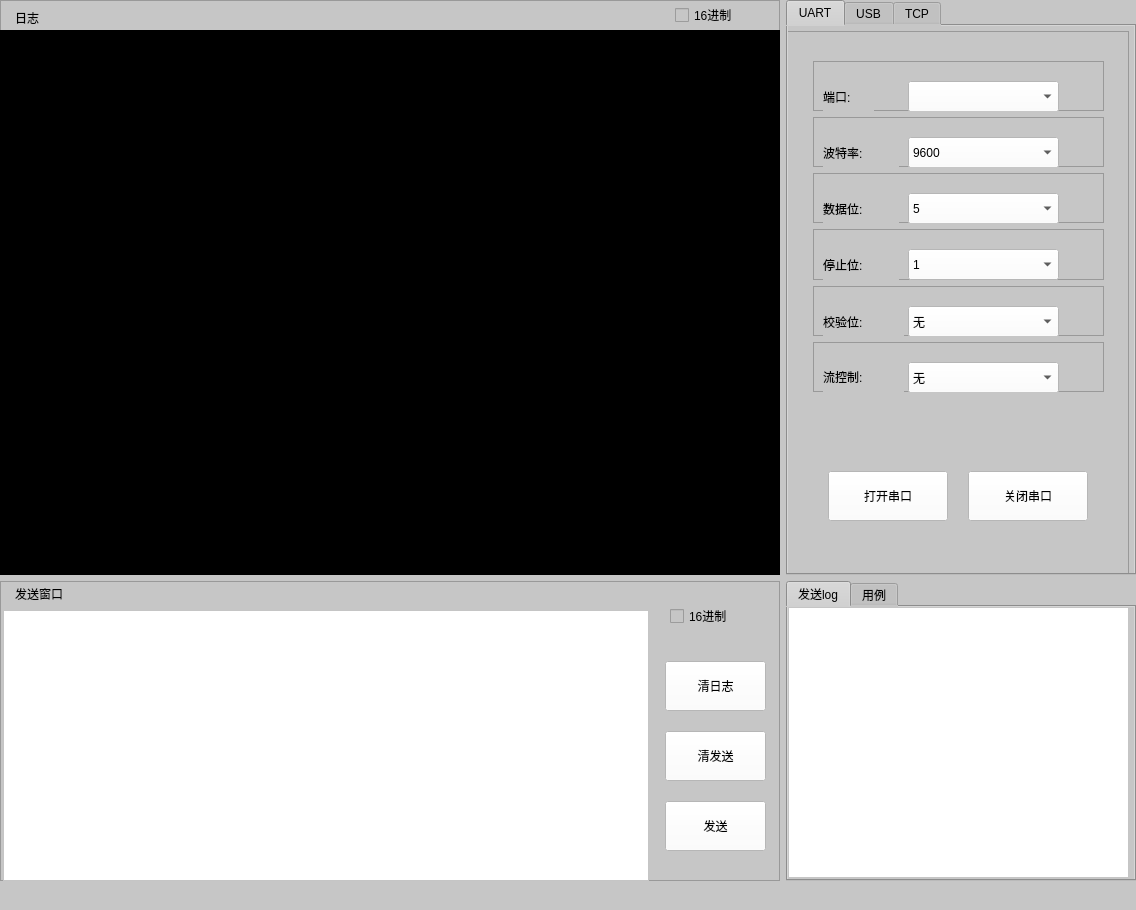
<?xml version="1.0" encoding="UTF-8"?>
<ui version="4.0">
 <class>MainWindow</class>
 <widget class="QMainWindow" name="MainWindow">
  <property name="geometry">
   <rect>
    <x>0</x>
    <y>0</y>
    <width>1136</width>
    <height>910</height>
   </rect>
  </property>
  <property name="windowTitle">
   <string>TEST Tools</string>
  </property>
  <property name="styleSheet">
   <string notr="true">background-color:  rgb(255, 255, 255);</string>
  </property>
  <widget class="QWidget" name="centralwidget">
   <property name="styleSheet">
    <string notr="true">background-color: rgb(198, 198, 198);</string>
   </property>
   <widget class="QWidget" name="gridLayoutWidget">
    <property name="geometry">
     <rect>
      <x>0</x>
      <y>0</y>
      <width>1136</width>
      <height>881</height>
     </rect>
    </property>
    <layout class="QGridLayout" name="gridLayout">
     <item row="0" column="1">
      <widget class="QTabWidget" name="tabWidget_jiekou">
       <property name="maximumSize">
        <size>
         <width>350</width>
         <height>16777215</height>
        </size>
       </property>
       <property name="styleSheet">
        <string notr="true"/>
       </property>
       <property name="currentIndex">
        <number>0</number>
       </property>
       <widget class="QWidget" name="uart">
        <property name="toolTip">
         <string/>
        </property>
        <property name="accessibleName">
         <string/>
        </property>
        <attribute name="title">
         <string notr="true">UART</string>
        </attribute>
        <widget class="QFrame" name="frame_jiekou">
         <property name="geometry">
          <rect>
           <x>-5</x>
           <y>5</y>
           <width>346</width>
           <height>546</height>
          </rect>
         </property>
         <property name="styleSheet">
          <string notr="true">QComboBox{
	background-color: rgb(255, 255, 255);
}</string>
         </property>
         <property name="frameShape">
          <enum>QFrame::StyledPanel</enum>
         </property>
         <property name="frameShadow">
          <enum>QFrame::Raised</enum>
         </property>
         <widget class="QWidget" name="gridLayoutWidget_2">
          <property name="geometry">
           <rect>
            <x>30</x>
            <y>30</y>
            <width>291</width>
            <height>331</height>
           </rect>
          </property>
          <layout class="QGridLayout" name="gridLayout_jiekou">
           <item row="1" column="0">
            <widget class="QFrame" name="frame_10">
             <property name="frameShape">
              <enum>QFrame::StyledPanel</enum>
             </property>
             <property name="frameShadow">
              <enum>QFrame::Raised</enum>
             </property>
             <widget class="QLabel" name="label_9">
              <property name="geometry">
               <rect>
                <x>10</x>
                <y>20</y>
                <width>76</width>
                <height>31</height>
               </rect>
              </property>
              <property name="styleSheet">
               <string notr="true">font: 12pt &quot;Agency FB&quot;;</string>
              </property>
              <property name="text">
               <string notr="true">波特率:</string>
              </property>
             </widget>
             <widget class="QComboBox" name="comboBox_bt">
              <property name="geometry">
               <rect>
                <x>95</x>
                <y>20</y>
                <width>151</width>
                <height>31</height>
               </rect>
              </property>
              <item>
               <property name="text">
                <string>9600</string>
               </property>
              </item>
              <item>
               <property name="text">
                <string>112500</string>
               </property>
              </item>
             </widget>
            </widget>
           </item>
           <item row="4" column="0">
            <widget class="QFrame" name="frame_13">
             <property name="frameShape">
              <enum>QFrame::StyledPanel</enum>
             </property>
             <property name="frameShadow">
              <enum>QFrame::Raised</enum>
             </property>
             <widget class="QLabel" name="label_12">
              <property name="geometry">
               <rect>
                <x>10</x>
                <y>20</y>
                <width>81</width>
                <height>31</height>
               </rect>
              </property>
              <property name="styleSheet">
               <string notr="true">font: 12pt &quot;Agency FB&quot;;</string>
              </property>
              <property name="text">
               <string notr="true">校验位:</string>
              </property>
              <property name="textFormat">
               <enum>Qt::PlainText</enum>
              </property>
             </widget>
             <widget class="QComboBox" name="comboBox_jy">
              <property name="geometry">
               <rect>
                <x>95</x>
                <y>20</y>
                <width>151</width>
                <height>31</height>
               </rect>
              </property>
              <item>
               <property name="text">
                <string>无</string>
               </property>
              </item>
              <item>
               <property name="text">
                <string>奇</string>
               </property>
              </item>
              <item>
               <property name="text">
                <string>偶</string>
               </property>
              </item>
             </widget>
            </widget>
           </item>
           <item row="3" column="0">
            <widget class="QFrame" name="frame_12">
             <property name="frameShape">
              <enum>QFrame::StyledPanel</enum>
             </property>
             <property name="frameShadow">
              <enum>QFrame::Raised</enum>
             </property>
             <widget class="QLabel" name="label_11">
              <property name="geometry">
               <rect>
                <x>10</x>
                <y>20</y>
                <width>76</width>
                <height>31</height>
               </rect>
              </property>
              <property name="styleSheet">
               <string notr="true">font: 12pt &quot;Agency FB&quot;;</string>
              </property>
              <property name="text">
               <string notr="true">停止位:</string>
              </property>
             </widget>
             <widget class="QComboBox" name="comboBox_tz">
              <property name="geometry">
               <rect>
                <x>95</x>
                <y>20</y>
                <width>151</width>
                <height>31</height>
               </rect>
              </property>
              <item>
               <property name="text">
                <string>1</string>
               </property>
              </item>
              <item>
               <property name="text">
                <string>2</string>
               </property>
              </item>
              <item>
               <property name="text">
                <string>无</string>
               </property>
              </item>
             </widget>
            </widget>
           </item>
           <item row="2" column="0">
            <widget class="QFrame" name="frame_11">
             <property name="frameShape">
              <enum>QFrame::StyledPanel</enum>
             </property>
             <property name="frameShadow">
              <enum>QFrame::Raised</enum>
             </property>
             <widget class="QLabel" name="label_10">
              <property name="geometry">
               <rect>
                <x>10</x>
                <y>20</y>
                <width>76</width>
                <height>31</height>
               </rect>
              </property>
              <property name="styleSheet">
               <string notr="true">font: 12pt &quot;Agency FB&quot;;</string>
              </property>
              <property name="text">
               <string notr="true">数据位:</string>
              </property>
             </widget>
             <widget class="QComboBox" name="comboBox_sj">
              <property name="geometry">
               <rect>
                <x>95</x>
                <y>20</y>
                <width>151</width>
                <height>31</height>
               </rect>
              </property>
              <item>
               <property name="text">
                <string>5</string>
               </property>
              </item>
              <item>
               <property name="text">
                <string>6</string>
               </property>
              </item>
              <item>
               <property name="text">
                <string>7</string>
               </property>
              </item>
              <item>
               <property name="text">
                <string>8</string>
               </property>
              </item>
             </widget>
            </widget>
           </item>
           <item row="0" column="0">
            <widget class="QFrame" name="frame_9">
             <property name="frameShape">
              <enum>QFrame::StyledPanel</enum>
             </property>
             <property name="frameShadow">
              <enum>QFrame::Raised</enum>
             </property>
             <widget class="QLabel" name="label_8">
              <property name="geometry">
               <rect>
                <x>10</x>
                <y>20</y>
                <width>51</width>
                <height>31</height>
               </rect>
              </property>
              <property name="styleSheet">
               <string notr="true">font: 12pt &quot;Agency FB&quot;;</string>
              </property>
              <property name="text">
               <string notr="true">端口:</string>
              </property>
             </widget>
             <widget class="QComboBox" name="comboBox_dk">
              <property name="geometry">
               <rect>
                <x>95</x>
                <y>20</y>
                <width>151</width>
                <height>31</height>
               </rect>
              </property>
             </widget>
            </widget>
           </item>
           <item row="5" column="0">
            <widget class="QFrame" name="frame_14">
             <property name="frameShape">
              <enum>QFrame::StyledPanel</enum>
             </property>
             <property name="frameShadow">
              <enum>QFrame::Raised</enum>
             </property>
             <widget class="QLabel" name="label_13">
              <property name="geometry">
               <rect>
                <x>10</x>
                <y>20</y>
                <width>81</width>
                <height>31</height>
               </rect>
              </property>
              <property name="styleSheet">
               <string notr="true">font: 12pt &quot;Agency FB&quot;;</string>
              </property>
              <property name="text">
               <string notr="true">&lt;html&gt;&lt;head/&gt;&lt;body&gt;&lt;p&gt;流控制:&lt;/p&gt;&lt;/body&gt;&lt;/html&gt;</string>
              </property>
             </widget>
             <widget class="QComboBox" name="comboBox_kz">
              <property name="geometry">
               <rect>
                <x>95</x>
                <y>20</y>
                <width>151</width>
                <height>31</height>
               </rect>
              </property>
              <item>
               <property name="text">
                <string>无</string>
               </property>
              </item>
              <item>
               <property name="text">
                <string>hard</string>
               </property>
              </item>
              <item>
               <property name="text">
                <string>soft</string>
               </property>
              </item>
             </widget>
            </widget>
           </item>
          </layout>
         </widget>
         <widget class="QPushButton" name="pushButton_uartconnect">
          <property name="geometry">
           <rect>
            <x>45</x>
            <y>440</y>
            <width>120</width>
            <height>50</height>
           </rect>
          </property>
          <property name="styleSheet">
           <string notr="true">background-color: rgb(255, 255, 255);</string>
          </property>
          <property name="text">
           <string notr="true">打开串口</string>
          </property>
         </widget>
         <widget class="QPushButton" name="pushButton_uartcut">
          <property name="geometry">
           <rect>
            <x>185</x>
            <y>440</y>
            <width>120</width>
            <height>50</height>
           </rect>
          </property>
          <property name="styleSheet">
           <string notr="true">background-color: rgb(255, 255, 255);</string>
          </property>
          <property name="text">
           <string notr="true">关闭串口</string>
          </property>
         </widget>
        </widget>
       </widget>
       <widget class="QWidget" name="usb">
        <attribute name="title">
         <string>USB</string>
        </attribute>
       </widget>
       <widget class="QWidget" name="tcp">
        <property name="whatsThis">
         <string>&lt;html&gt;&lt;head/&gt;&lt;body&gt;&lt;p&gt;&lt;br/&gt;&lt;/p&gt;&lt;/body&gt;&lt;/html&gt;</string>
        </property>
        <attribute name="title">
         <string notr="true">TCP</string>
        </attribute>
        <layout class="QHBoxLayout" name="horizontalLayout_2">
         <item>
          <widget class="QFrame" name="frame">
           <property name="styleSheet">
            <string notr="true">QpushButton{
	background-color: rgb(255, 255, 255);
}</string>
           </property>
           <property name="frameShape">
            <enum>QFrame::StyledPanel</enum>
           </property>
           <property name="frameShadow">
            <enum>QFrame::Raised</enum>
           </property>
           <widget class="QPushButton" name="pushButton_disconnect">
            <property name="geometry">
             <rect>
              <x>170</x>
              <y>405</y>
              <width>120</width>
              <height>45</height>
             </rect>
            </property>
            <property name="styleSheet">
             <string notr="true">background-color: rgb(255, 255, 255);</string>
            </property>
            <property name="text">
             <string>断开</string>
            </property>
           </widget>
           <widget class="QWidget" name="gridLayoutWidget_4">
            <property name="geometry">
             <rect>
              <x>10</x>
              <y>80</y>
              <width>306</width>
              <height>206</height>
             </rect>
            </property>
            <layout class="QGridLayout" name="gridLayout_jiekou_3">
             <item row="1" column="0">
              <widget class="QFrame" name="frame_18">
               <property name="frameShape">
                <enum>QFrame::StyledPanel</enum>
               </property>
               <property name="frameShadow">
                <enum>QFrame::Raised</enum>
               </property>
               <widget class="QLabel" name="label_17">
                <property name="geometry">
                 <rect>
                  <x>10</x>
                  <y>15</y>
                  <width>96</width>
                  <height>31</height>
                 </rect>
                </property>
                <property name="styleSheet">
                 <string notr="true">font: 10pt &quot;宋体&quot;;</string>
                </property>
                <property name="text">
                 <string notr="true">子网掩码:</string>
                </property>
               </widget>
               <widget class="QLineEdit" name="lineEdit_yanma_2">
                <property name="geometry">
                 <rect>
                  <x>115</x>
                  <y>11</y>
                  <width>176</width>
                  <height>36</height>
                 </rect>
                </property>
                <property name="styleSheet">
                 <string notr="true">background-color: rgb(255, 255, 255);</string>
                </property>
               </widget>
              </widget>
             </item>
             <item row="0" column="0">
              <widget class="QFrame" name="frame_19">
               <property name="frameShape">
                <enum>QFrame::StyledPanel</enum>
               </property>
               <property name="frameShadow">
                <enum>QFrame::Raised</enum>
               </property>
               <widget class="QLabel" name="label_18">
                <property name="geometry">
                 <rect>
                  <x>10</x>
                  <y>15</y>
                  <width>126</width>
                  <height>31</height>
                 </rect>
                </property>
                <property name="styleSheet">
                 <string notr="true">font: 10pt &quot;宋体&quot;;</string>
                </property>
                <property name="text">
                 <string notr="true">服务器地址:</string>
                </property>
               </widget>
               <widget class="QLineEdit" name="lineEdit_server_2">
                <property name="geometry">
                 <rect>
                  <x>115</x>
                  <y>15</y>
                  <width>176</width>
                  <height>36</height>
                 </rect>
                </property>
                <property name="styleSheet">
                 <string notr="true">background-color: rgb(255, 255, 255);</string>
                </property>
                <property name="text">
                 <string>8.135.10.183</string>
                </property>
               </widget>
              </widget>
             </item>
             <item row="2" column="0">
              <widget class="QFrame" name="frame_20">
               <property name="frameShape">
                <enum>QFrame::StyledPanel</enum>
               </property>
               <property name="frameShadow">
                <enum>QFrame::Raised</enum>
               </property>
               <widget class="QLabel" name="label_19">
                <property name="geometry">
                 <rect>
                  <x>10</x>
                  <y>15</y>
                  <width>76</width>
                  <height>31</height>
                 </rect>
                </property>
                <property name="styleSheet">
                 <string notr="true">font: 10pt &quot;宋体&quot;;</string>
                </property>
                <property name="text">
                 <string notr="true">端口:</string>
                </property>
               </widget>
               <widget class="QLineEdit" name="lineEdit_prot_2">
                <property name="geometry">
                 <rect>
                  <x>115</x>
                  <y>10</y>
                  <width>176</width>
                  <height>36</height>
                 </rect>
                </property>
                <property name="styleSheet">
                 <string notr="true">background-color: rgb(255, 255, 255);</string>
                </property>
                <property name="text">
                 <string>35677</string>
                </property>
               </widget>
              </widget>
             </item>
            </layout>
           </widget>
           <widget class="QPushButton" name="pushButton_connect">
            <property name="geometry">
             <rect>
              <x>25</x>
              <y>405</y>
              <width>120</width>
              <height>45</height>
             </rect>
            </property>
            <property name="styleSheet">
             <string notr="true">background-color: rgb(255, 255, 255);</string>
            </property>
            <property name="text">
             <string>连接</string>
            </property>
           </widget>
          </widget>
         </item>
        </layout>
       </widget>
      </widget>
     </item>
     <item row="0" column="0">
      <widget class="QFrame" name="frame_log">
       <property name="maximumSize">
        <size>
         <width>16777215</width>
         <height>16777215</height>
        </size>
       </property>
       <property name="styleSheet">
        <string notr="true"/>
       </property>
       <property name="frameShape">
        <enum>QFrame::StyledPanel</enum>
       </property>
       <property name="frameShadow">
        <enum>QFrame::Raised</enum>
       </property>
       <widget class="QLabel" name="log_label">
        <property name="geometry">
         <rect>
          <x>15</x>
          <y>10</y>
          <width>72</width>
          <height>16</height>
         </rect>
        </property>
        <property name="text">
         <string>日志</string>
        </property>
       </widget>
       <widget class="QTextEdit" name="log_Edit">
        <property name="geometry">
         <rect>
          <x>0</x>
          <y>30</y>
          <width>781</width>
          <height>546</height>
         </rect>
        </property>
        <property name="styleSheet">
         <string notr="true">background-color: rgb(0, 0, 0);
color:rgb(15, 204, 84);
font: 10pt &quot;宋体&quot;;</string>
        </property>
        <property name="lineWrapMode">
         <enum>QTextEdit::WidgetWidth</enum>
        </property>
        <property name="html">
         <string>&lt;!DOCTYPE HTML PUBLIC &quot;-//W3C//DTD HTML 4.0//EN&quot; &quot;http://www.w3.org/TR/REC-html40/strict.dtd&quot;&gt;
&lt;html&gt;&lt;head&gt;&lt;meta name=&quot;qrichtext&quot; content=&quot;1&quot; /&gt;&lt;style type=&quot;text/css&quot;&gt;
p, li { white-space: pre-wrap; }
&lt;/style&gt;&lt;/head&gt;&lt;body style=&quot; font-family:'宋体'; font-size:10pt; font-weight:400; font-style:normal;&quot;&gt;
&lt;p style=&quot;-qt-paragraph-type:empty; margin-top:0px; margin-bottom:0px; margin-left:0px; margin-right:0px; -qt-block-indent:0; text-indent:0px; font-family:'Agency FB'; font-size:9pt;&quot;&gt;&lt;br /&gt;&lt;/p&gt;&lt;/body&gt;&lt;/html&gt;</string>
        </property>
        <property name="textInteractionFlags">
         <set>Qt::LinksAccessibleByMouse|Qt::TextEditable|Qt::TextEditorInteraction|Qt::TextSelectableByKeyboard|Qt::TextSelectableByMouse</set>
        </property>
        <property name="placeholderText">
         <string notr="true"/>
        </property>
       </widget>
       <widget class="QCheckBox" name="checkBox_log">
        <property name="geometry">
         <rect>
          <x>675</x>
          <y>5</y>
          <width>92</width>
          <height>20</height>
         </rect>
        </property>
        <property name="text">
         <string>16进制</string>
        </property>
       </widget>
      </widget>
     </item>
     <item row="1" column="1">
      <widget class="QTabWidget" name="tabWidget_ceshi">
       <property name="maximumSize">
        <size>
         <width>350</width>
         <height>300</height>
        </size>
       </property>
       <property name="styleSheet">
        <string notr="true">
QLabel{
	background-color: rgb(255, 255, 255);
}</string>
       </property>
       <property name="currentIndex">
        <number>0</number>
       </property>
       <property name="tabBarAutoHide">
        <bool>true</bool>
       </property>
       <widget class="QWidget" name="test">
        <attribute name="title">
         <string>发送log</string>
        </attribute>
        <widget class="QWidget" name="gridLayoutWidget_3">
         <property name="geometry">
          <rect>
           <x>0</x>
           <y>0</y>
           <width>341</width>
           <height>271</height>
          </rect>
         </property>
         <layout class="QGridLayout" name="gridLayout_ceshi">
          <item row="0" column="0">
           <widget class="QTextEdit" name="sendlog">
            <property name="styleSheet">
             <string notr="true">background-color: rgb(255, 255, 255);</string>
            </property>
           </widget>
          </item>
         </layout>
        </widget>
       </widget>
       <widget class="QWidget" name="tab_2">
        <attribute name="title">
         <string>用例</string>
        </attribute>
       </widget>
      </widget>
     </item>
     <item row="1" column="0">
      <widget class="QFrame" name="frame_sendtext">
       <property name="maximumSize">
        <size>
         <width>16777215</width>
         <height>300</height>
        </size>
       </property>
       <property name="styleSheet">
        <string notr="true"/>
       </property>
       <property name="frameShape">
        <enum>QFrame::StyledPanel</enum>
       </property>
       <property name="frameShadow">
        <enum>QFrame::Raised</enum>
       </property>
       <widget class="QLabel" name="send_label">
        <property name="geometry">
         <rect>
          <x>15</x>
          <y>5</y>
          <width>72</width>
          <height>16</height>
         </rect>
        </property>
        <property name="text">
         <string>发送窗口</string>
        </property>
       </widget>
       <widget class="QPushButton" name="send_pushButton">
        <property name="geometry">
         <rect>
          <x>665</x>
          <y>220</y>
          <width>101</width>
          <height>50</height>
         </rect>
        </property>
        <property name="styleSheet">
         <string notr="true">background-color: rgb(255, 255, 255);</string>
        </property>
        <property name="text">
         <string>发送</string>
        </property>
       </widget>
       <widget class="QPushButton" name="clear_pushButton">
        <property name="geometry">
         <rect>
          <x>665</x>
          <y>150</y>
          <width>101</width>
          <height>50</height>
         </rect>
        </property>
        <property name="styleSheet">
         <string notr="true">background-color: rgb(255, 255, 255);</string>
        </property>
        <property name="text">
         <string>清发送</string>
        </property>
       </widget>
       <widget class="QCheckBox" name="checkBox_sendtext">
        <property name="geometry">
         <rect>
          <x>670</x>
          <y>25</y>
          <width>92</width>
          <height>20</height>
         </rect>
        </property>
        <property name="text">
         <string>16进制</string>
        </property>
       </widget>
       <widget class="QTextEdit" name="send_Edit">
        <property name="geometry">
         <rect>
          <x>3</x>
          <y>29</y>
          <width>646</width>
          <height>271</height>
         </rect>
        </property>
        <property name="styleSheet">
         <string notr="true">background-color: rgb(255, 255, 255);</string>
        </property>
       </widget>
       <widget class="QPushButton" name="clear_pushButton_2">
        <property name="geometry">
         <rect>
          <x>665</x>
          <y>80</y>
          <width>101</width>
          <height>50</height>
         </rect>
        </property>
        <property name="styleSheet">
         <string notr="true">background-color: rgb(255, 255, 255);</string>
        </property>
        <property name="text">
         <string>清日志</string>
        </property>
       </widget>
      </widget>
     </item>
    </layout>
   </widget>
  </widget>
  <widget class="QMenuBar" name="menubar">
   <property name="geometry">
    <rect>
     <x>0</x>
     <y>0</y>
     <width>1136</width>
     <height>27</height>
    </rect>
   </property>
   <property name="defaultUp">
    <bool>false</bool>
   </property>
  </widget>
 </widget>
 <resources/>
 <connections/>
</ui>
